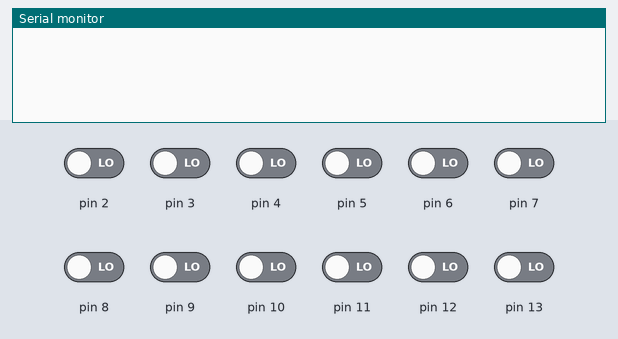
Simulated run of this sketch. Board: Arduino Uno, built with avr-gcc and run on an emulated ATmega328P. On the bench: the last lines printed to the serial monitor. Inputs (shaded band) come from the test bench; at power-on: pin 2–13 LOW.

Above: at 1.2 s.
1.3 s: pin 2 driven HIGH
At 2.5 s:
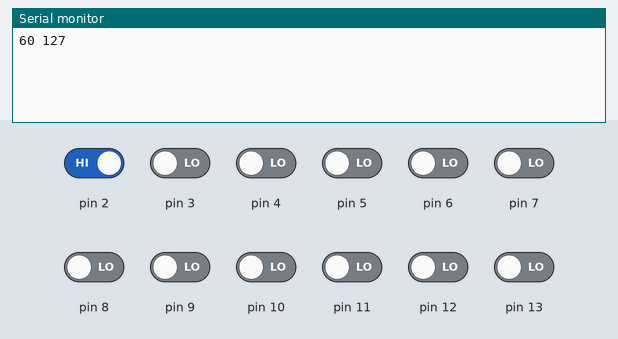
2.8 s: pin 3 driven HIGH
At 3.9 s:
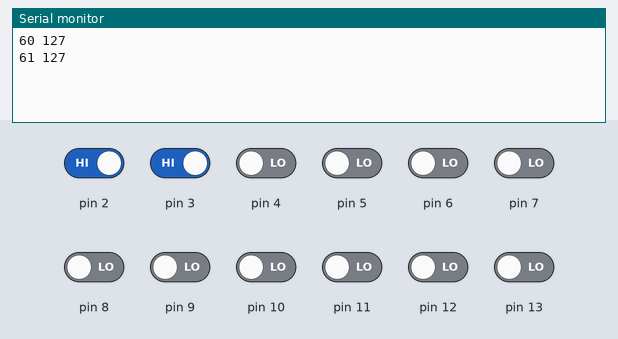
4.3 s: pin 4 driven HIGH
At 5.1 s:
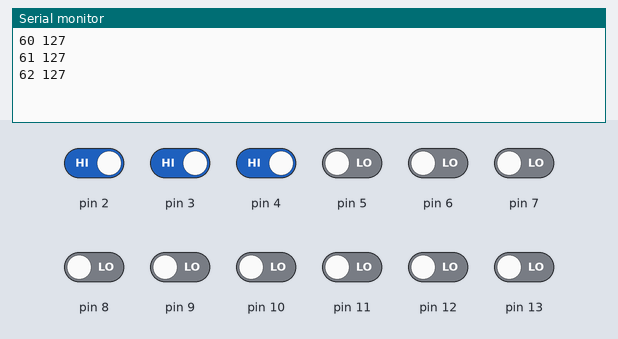
5.8 s: pin 5 driven HIGH
At 6.2 s:
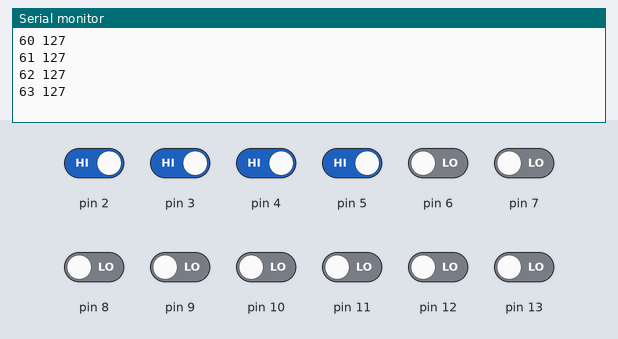
7.3 s: pin 6 driven HIGH
At 8.5 s:
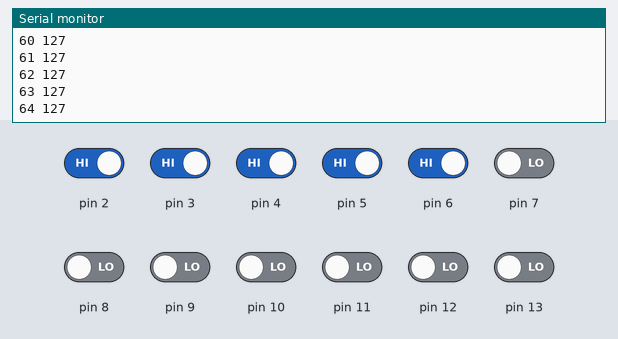
8.8 s: pin 7 driven HIGH
At 9.7 s:
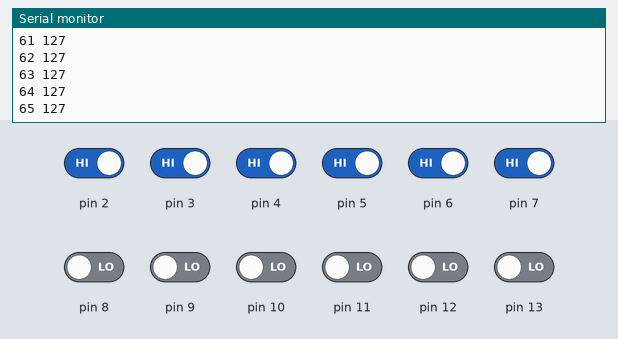
Timing chart, 0 to 11.3 s (numbered marks = the images above; inputs shaded):
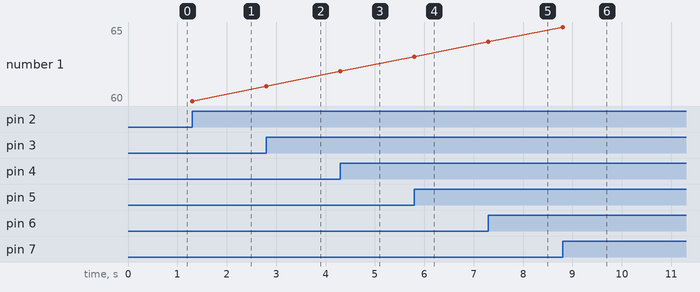

Measured:
- after the input at 1.3 s, the serial monitor: prints a new line at once (image 1)
- after the input at 2.8 s, the serial monitor: prints a new line at once (image 2)
- after the input at 4.3 s, the serial monitor: prints a new line at once (image 3)
- after the input at 5.8 s, the serial monitor: prints a new line at once (image 4)
- after the input at 7.3 s, the serial monitor: prints a new line at once (image 5)
- after the input at 8.8 s, the serial monitor: prints a new line at once (image 6)
- plotted number 1: 60 → 61 after the input at 2.8 s, 61 → 62 after the input at 4.3 s, 62 → 63 after the input at 5.8 s, 63 → 64 after the input at 7.3 s, 64 → 65 after the input at 8.8 s

The sketch:

HMUFinalProjSketch-1.ino
```cpp
//I pledge my honor that I have abided by the Stevens Honor System

//variables will change
int noteVal = 60; //initialize with a C, just 'cause
int velocity = 127; //note playing
int noteVals[13] = {60, 61, 62, 63, 64, 65, 66, 67, 68, 69, 70, 71, 72}; //  AKA C, C  sharp, D, etc. Up to C again.
int buttonState[13] = {0, 0, 0, 0, 0, 0, 0, 0, 0, 0, 0, 0, 0}; // initialize at 0
int lastButtonState[13] = {0, 0, 0, 0, 0, 0, 0, 0, 0, 0, 0, 0, 0}; // "   "

void setup() {
  // initialize the pushbutton pins as inputs:
  pinMode(1, INPUT);
  pinMode(2, INPUT);
  pinMode(3, INPUT);
  pinMode(4, INPUT);
  pinMode(5, INPUT);
  pinMode(6, INPUT);
  pinMode(7, INPUT);
  pinMode(8, INPUT);
  pinMode(9, INPUT);
  pinMode(10, INPUT);
  pinMode(11, INPUT);
  pinMode(12, INPUT);
  pinMode(13, INPUT);
  Serial.begin(9600);
}

void loop() {
  for (int i = 0; i < 13; i++)//loops through and checks the status of the pins. Sends data to Serial Output which is picked up by MAX according to this status.
  {
    // read the state of the pushbutton value:
    buttonState[i] = digitalRead(i+1);

    // check if the pushbutton is pressed.
    // if it is, the buttonState is HIGH:

    if (buttonState[i] != lastButtonState[i]) //either a note was pressed or released
    {

      if (buttonState[i] == LOW)
      {
        Serial.print(noteVals[i-1]); //i-1 because pinsstart at 1 but array at 0. Sends data for the note that corresponds to that pin.
        Serial.print(" ");
        Serial.println(0); //the velocity  - indicates there should be no sound playing / the sound should be cut off.

      } else {
        Serial.print(noteVals[i-1]);
        Serial.print(" ");
        Serial.println(velocity); //127, indicating a sound should be playing / articulated.
      }
      delay(25);
    }
    lastButtonState[i] = buttonState[i]; //since it is looping, keep track of what the last state was we know if there is a change
  }
}
```
